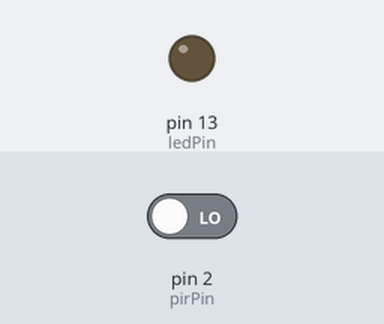
Simulated run of this sketch. Board: Arduino Uno, built with avr-gcc and run on an emulated ATmega328P. On the bench: output pins drawn as LEDs (lit = HIGH). The inputs (shaded band) are chosen by the test bench; at power-on: pin 2 (pirPin) LOW. What the sketch prints to the serial monitor is not drawn.

Above: at 2.8 s.
2.9 s: pin 2 (pirPin) driven HIGH
At 4.2 s:
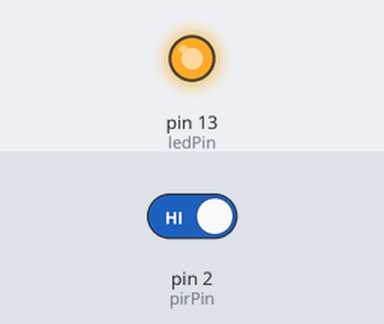
4.5 s: pin 2 (pirPin) driven LOW
At 5.9 s:
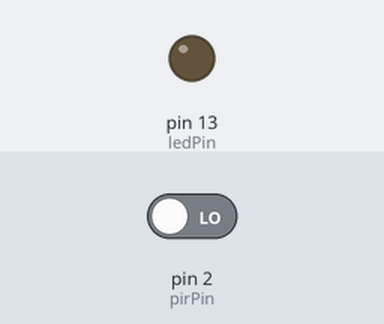
Timing chart, 0 to 7.5 s (numbered marks = the images above; inputs shaded):
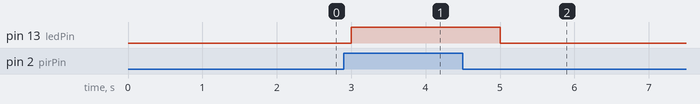

Measured:
- after the input at 2.9 s, pin 13 (ledPin): LOW → HIGH after 0.10 s
- after the input at 4.5 s, pin 13 (ledPin): HIGH → LOW after 0.50 s

The sketch:

practical2.ino
```cpp
// Problem: Write an Arduino/Raspberry Pi program for interfacing with PIR sensor

const int pirPin = 2;   // PIR sensor output pin
const int ledPin = 13;  // LED pin

void setup() {
  pinMode(pirPin, INPUT);
  pinMode(ledPin, OUTPUT);
  Serial.begin(9600);
  Serial.println("PIR Motion Detection Started...");
}

void loop() {
  if (digitalRead(pirPin) == HIGH) {
    digitalWrite(ledPin, HIGH);
    Serial.println("⚠ Motion Detected!");
  } else {
    digitalWrite(ledPin, LOW);
    Serial.println("No Motion.");
  }
  delay(1000);
}
```
